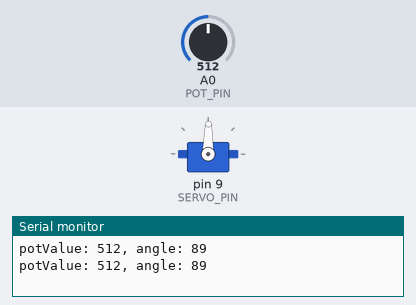
Bench run of a sketch on a simulated Arduino Uno, built with avr-gcc and run on an emulated ATmega328P. Shown: servo, the last lines printed to the serial monitor. Inputs (shaded band) come from the test bench; at power-on: A0 (POT_PIN) = 512.

Above: at 1.8 s.
1.9 s: A0 (POT_PIN) set to 716
At 2.5 s:
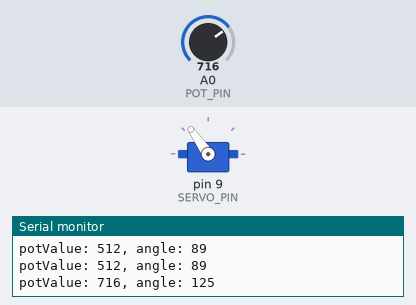
3.5 s: A0 (POT_PIN) set to 900
At 5.2 s:
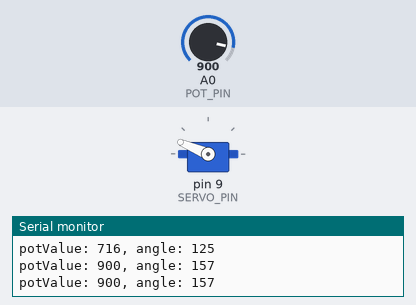
5.5 s: A0 (POT_PIN) set to 1023
At 6.8 s:
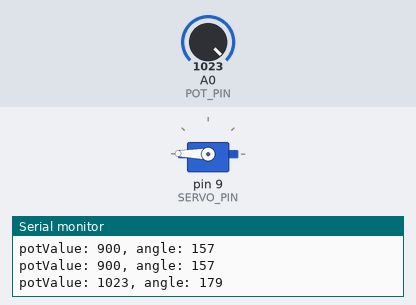
7.5 s: A0 (POT_PIN) set to 306
At 8.4 s:
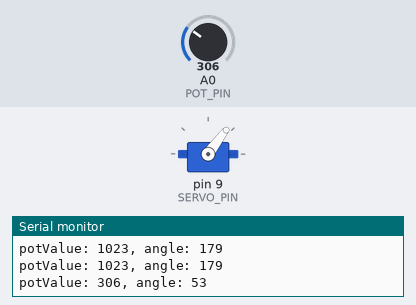
9.5 s: A0 (POT_PIN) set to 122
At 11.2 s:
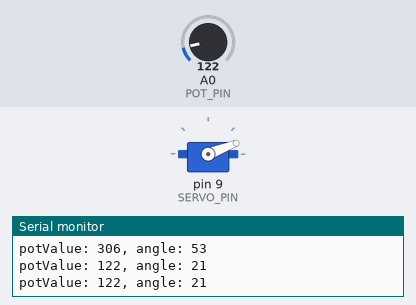
11.5 s: A0 (POT_PIN) set to 511
At 12.8 s:
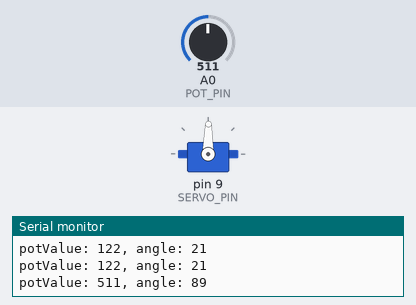
Timing chart, 0 to 14.5 s (numbered marks = the images above; inputs shaded):
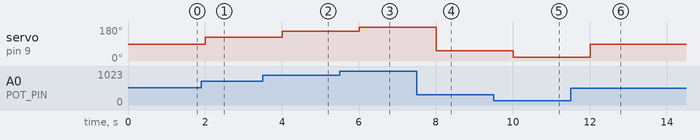

Measured:
- after the input at 1.9 s, servo on pin 9 (SERVO_PIN): 89° → 125° after 0.10 s
- after the input at 3.5 s, servo on pin 9 (SERVO_PIN): 125° → 157° after 0.50 s
- after the input at 5.5 s, servo on pin 9 (SERVO_PIN): 157° → 179° after 0.51 s
- after the input at 7.5 s, servo on pin 9 (SERVO_PIN): 179° → 53° after 0.51 s
- after the input at 9.5 s, servo on pin 9 (SERVO_PIN): 53° → 21° after 0.51 s
- after the input at 11.5 s, servo on pin 9 (SERVO_PIN): 21° → 89° after 0.51 s

The sketch:

servo.ino
```cpp
#include <Servo.h>

int const POT_PIN = A0;
int const SERVO_PIN = 9;
int potValue;
int angle;

Servo servo;

void setup()
{
  servo.attach(SERVO_PIN);
  Serial.begin(9600);
}

void loop()
{
  potValue = analogRead(POT_PIN);
  Serial.print("potValue: ");
  Serial.print(potValue);

  angle = map(potValue, 0, 1023, 0, 179);
  Serial.print(", angle: ");
  Serial.print(angle);
  Serial.println();

  servo.write(angle);
  delay(1000);
}
```
